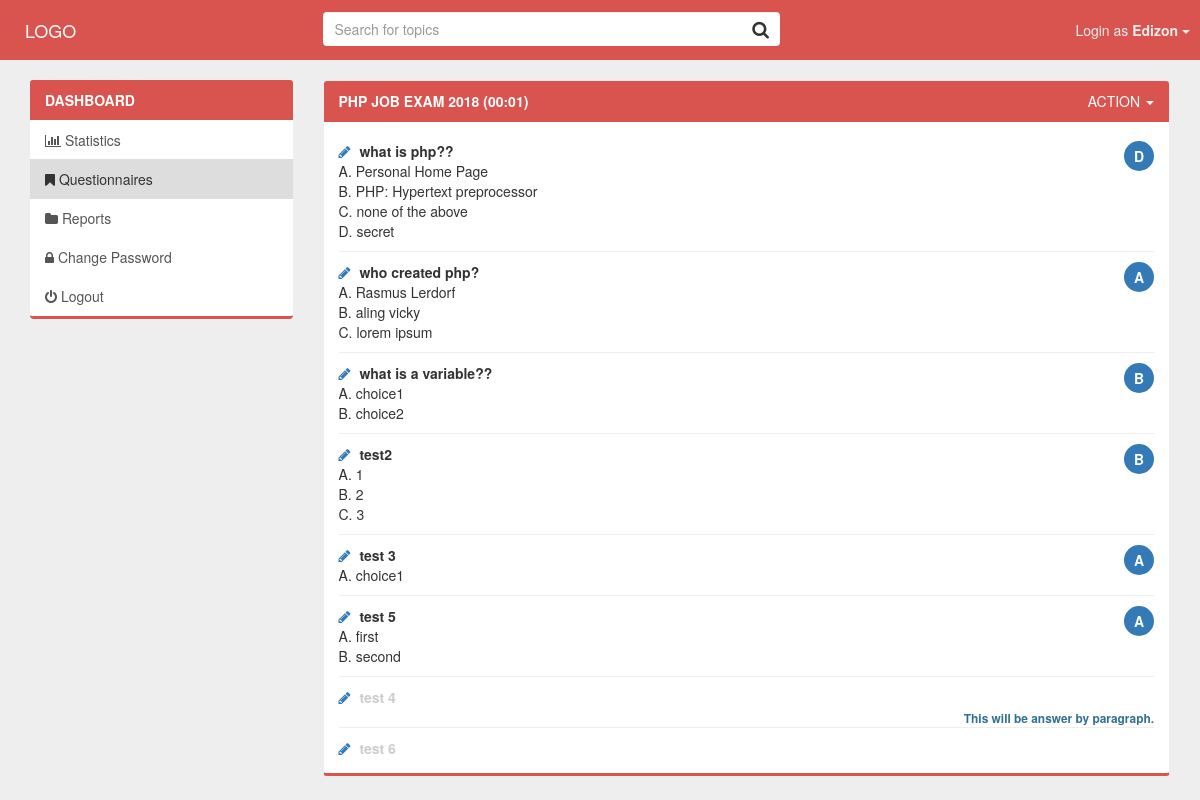
Before: /questions/manage/1 (signed in) with the older database file.
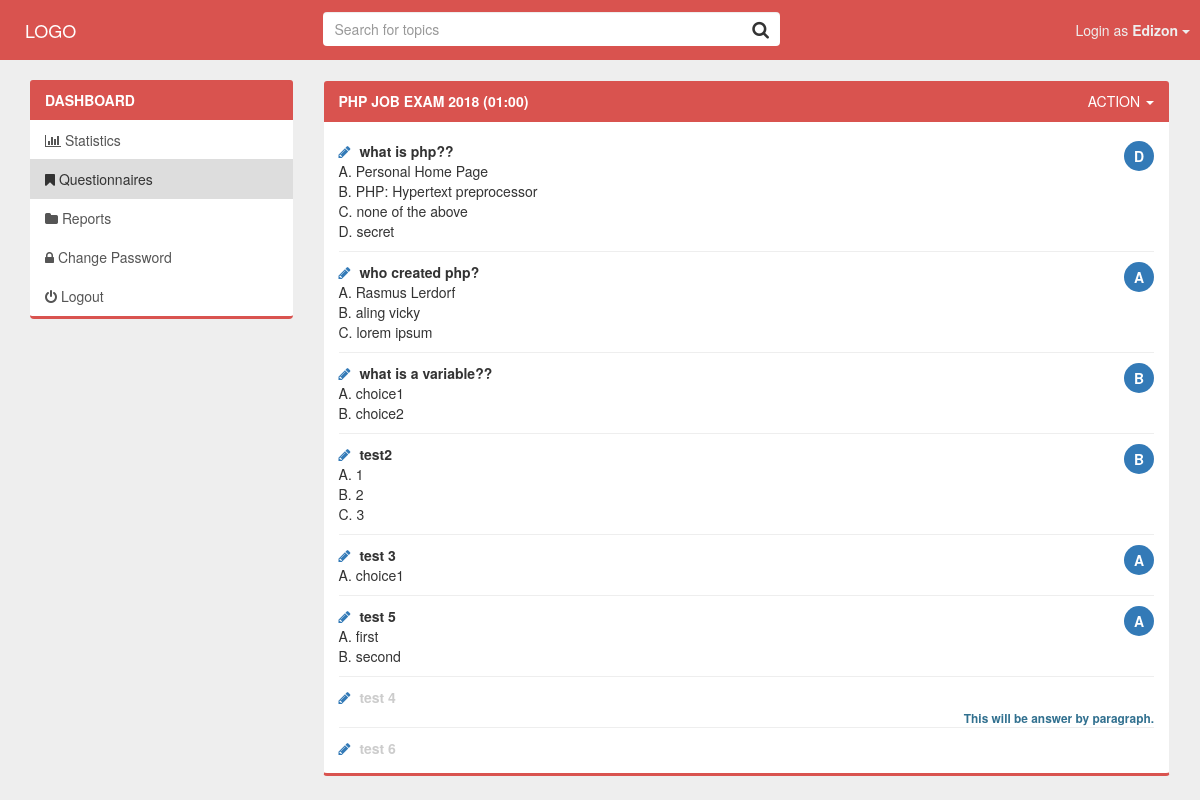
After: the same page with the newer database file.
### tables this page shows
CREATE TABLE `oes_topics` (
  `topic_id` int(11) NOT NULL,
  `topic_title` varchar(100) NOT NULL,
  `topic_slug` varchar(100) NOT NULL,
  `topic_duration` varchar(5) NOT NULL,
  `topic_date_added` timestamp NOT NULL DEFAULT CURRENT_TIMESTAMP ON UPDATE CURRENT_TIMESTAMP,
  `topic_status` int(1) NOT NULL
);

CREATE TABLE `oes_questions` (
  `question_no` int(11) NOT NULL,
  `question_id` int(11) NOT NULL,
  `question_question` text NOT NULL,
  `question_status` int(1) NOT NULL
);

### application/libraries/Template.php (called while the page is built)
<?php if ( ! defined('BASEPATH')) exit('No direct script access allowed');
class Template {
		var $template_data = array();
		function set($name, $value)
		{
			$this->template_data[$name] = $value;
		}
		function load($template = '', $view = '' , $view_data = array(), $return = FALSE)
		{
			$this->CI =& get_instance();
			$this->set('contents', $this->CI->load->view($view, $view_data, TRUE));
			return $this->CI->load->view($template, $this->template_data, $return);
		}
}

### application/controllers/Questions.php (called while the page is built, shortened)
<?php defined('BASEPATH') OR exit('No direct script access allowed');
class Questions extends CI_Controller {
  function manage($id) {
    $results['examiners'] = $this->Users_model->getAllExaminersById($id);
  	$results['questions'] = $this->Questions_model->getQuestionsById($id);
  	$results['topic'] = $this->Questions_model->getTopicById($id);
  	$this->template->set('title', 'Mangage Questionnaires');
		$this->template->load('template', 'manage', $results);
  }
}

### index.php (called while the page is built, shortened)
<?php session_start();
require_once BASEPATH.'core/CodeIgniter.php';

### application/models/Questions_model.php (called while the page is built, shortened)
<?php defined('BASEPATH') OR exit('No direct script access allowed');
class Questions_model extends CI_Model {
  public $topicsTable = "oes_topics";
  public $questionsTable = "oes_questions";
  public $choicesTable = "oes_choices";
  public $answersTable = "oes_answers";
  function getQuestionsById($id) {
    $getQuestionsById = $this->db
      ->query("SELECT DISTINCT t.topic_id AS id,
        t.topic_title AS title,
        t.topic_date_added AS dateAdded,
        t.topic_status AS status,
        q.question_no AS no,
        q.question_question AS questions,
        q.question_status AS qstat,
        c.choice_choice AS choices,
        c.choice_type AS type,
        c.choice_text AS choicesText,
        a.answer_answer AS answer
        FROM $this->topicsTable AS t
        LEFT JOIN $this->questionsTable AS q ON t.topic_id = q.question_id
        LEFT JOIN $this->choicesTable AS c ON q.question_no = c.question_no
        LEFT JOIN $this->answersTable AS a ON c.question_no = a.question_no
        WHERE t.topic_id = $id")
      ->result();
    return $getQuestionsById;
  }
  function getTopicById($id) {
    $getTopicInfoById = $this->db
      ->select('topic_title AS title, topic_status AS status, topic_duration AS duration')
      ->from($this->topicsTable)
      ->where('topic_id', $id)
      ->get()
      ->row();
    return $getTopicInfoById;
  }
}

### application/views/manage.php (the view, shortened to what this page needs)
<?php if($this->session->userdata('userPositionSessId') == 0):  ?>
<div class="panel panel-primary<?php if($topic->status == 0) echo " disable";  ?>" id="topicInfo">
	<div class="panel-heading text-uppercase"><strong><?php echo $topic->title . ' (' . $topic->duration.')'; ?></strong>
	<div class="dropdown pull-right">
	  <a class="dropdown-toggle" type="button" id="dropdownMenu1" data-toggle="dropdown">ACTION <span class="caret"></span></a>
	</div>
</div>
	<div class="panel-body">
		<div class="row">
			<div class="col-md-12">
			</div>
			<div class="col-md-12">
			</div>
			<div class="col-md-12">
			</div>
			<div class="col-md-12">
			</div>
			<div class="col-md-12">
				<?php if($questions[0]->status): ?>
					<?php $columns = array(); ?>
					<?php foreach($questions as $rows): ?>
						<?php if ($rows->questions): ?>
							<?php if (!isset($columns[$rows->questions]) ): ?>
								<p class="hr <?php if($rows->qstat == 0): ?> disabled <?php endif; ?>"><a href="/questions/edit/<?php echo $rows->id ?>/<?php echo $rows->no ?>"><i class="fa fa-pencil"></i> </a><strong><?php echo $rows->questions; ?></strong> <?php if($rows->answer): ?><strong class="pull-right"><?php echo $rows->answer; ?></strong><?php endif; ?></p>
								<?php $columns[$rows->questions] = true; ?>
							<?php endif; ?>
						<?php else: ?>
							<div class="alert alert-warning"><p>No question yet! <a href="#" data-toggle="modal" data-target="#newQuestionModal">Add Question</a></p></div>
						<?php endif; ?>
						<?php if($rows->choices && $rows->choicesText): ?>
							<p class="<?php if($rows->qstat == 0): ?> disabled <?php endif; ?>"><?php echo $rows->choices . '. ' . $rows->choicesText; ?></p>
						<?php else: ?>
							<?php if($rows->type == 3): ?>
								<p class="text-info pull-right"><small><strong>This will be answer by paragraph.</strong></small></p>
							<?php endif; ?>
						<?php endif; ?>
					<?php endforeach; ?>
				<?php else: ?>
					<div class="alert alert-warning"><p>Please enable first to add</p></div>
				<?php endif; ?>
			</div>
		</div>
	</div>
</div>
<?php endif; ?>

### application/views/layouts/header.php (shortened to what this page needs)
<!DOCTYPE html>
<html>
<head>
  <link rel="stylesheet" href="<?php echo base_url().'assets/bootstrap/css/bootstrap.min.css' ?>" />
  <link rel="stylesheet" href="<?php echo base_url().'assets/font-awesome-4.7.0/css/font-awesome.min.css' ?>" />
  <link rel="stylesheet" href="<?php echo base_url().'assets/css/style.css' ?>" />
</head>
<body>
<nav class="navbar navbar-default navbar-fixed-top">
  <div class="container">
    <div class="row">
      <div class="col-md-3">
        <div class="navbar-header">
          <?php if($this->uri->segment(1) != 'users' ): ?>
            <a class="navbar-brand" href="<?php echo base_url(); ?>">LOGO</a>
          <?php endif; ?>
        </div>
      </div>
      <?php if($this->session->userdata('userSessId') && !$this->session->userdata('start') ): ?>
        <form action="/questions/redirect" method="POST">
          <div class="col-md-5 search">
            <input type="text" name="term" autocomplete="off" id="term" class="form-control autocomplete" placeholder="Search for topics" required>
            <button><i class="fa fa-search"></i></button>
          </div>
        </form>
      <?php endif; ?>
      <?php if($this->session->userdata('userSessId') && !$this->session->userdata('start') ): ?>
      <div class="collapse navbar-collapse" id="bs-example-navbar-collapse-1">
        <ul class="nav navbar-nav navbar-right">
          <?php if($this->session->userdata('userSessId') ): ?>
            <li>
              <div class="dropdown">
                <button class="btn btn-link dropdown-toggle" type="button" data-toggle="dropdown">Login as <strong id="loginAs"><?php echo $this->session->userdata('userSessId'); ?></strong>
                <span class="caret"></span></button>
              </div>
            </li>
          <?php endif; ?>
        </ul>
      </div>
    <?php endif; ?>
    </div>
  </div>
</nav>

### application/views/template.php (shortened to what this page needs)
<?php $this->load->view('layouts/header'); ?>
<div class="container">
	<div class="row">
		<?php if($this->session->userdata('userSessId') ): ?>
			<div class="col-md-3">
				<div class="list-group">
					<p class="menu">DASHBOARD</p>
					<?php if($this->session->userdata('userPositionSessId') == 0):  ?>
						<a href="/" class="list-group-item <?php if($this->uri->segment(1) == '' || $this->uri->segment(1) == 'questions' && $this->uri->segment(1) != "questions"): ?>active<?php endif; ?>"><i class="fa fa-bar-chart"></i> Statistics</a>
						<a href="/questions/all" class="list-group-item <?php if($this->uri->segment(2) == 'all' || $this->uri->segment(2) == 'results' || $this->uri->segment(2) == 'manage' || $this->uri->segment(2) == 'edit'): ?>active<?php endif; ?>"><i class="fa fa-bookmark"></i> Questionnaires</a>
					<?php endif; ?>
					<a href="#" class="list-group-item"><i class="fa fa-folder"></i> Reports</a>
					<a href="#" class="list-group-item"><i class="fa fa-lock"></i> Change Password</a>
					<a href="/users/logout" class="list-group-item"><i class="fa fa-power-off"></i> Logout</a>
				</div>
			</div>
		<?php endif; ?>
		<div class="col-md-9">
	    	<div id="contents"><?php echo $contents ?></div>
	  	</div>
	</div>
</div>
<?php $this->load->view('layouts/footer'); ?>

### application/views/layouts/footer.php (shortened to what this page needs)
</body>
</html>

### assets/css/style.css (style rules this page uses)
* { outline: 0; }
body { padding-top: 80px; background: #eee; }
ul { padding-left: 0px; }
ul li { list-style: none; }
.disabled { color: #ccc; }
.navbar-default { background: #d9534f; border-radius: 0; padding: 10px 0; border: 0; }
.panel-primary { border: 1px solid #eee; box-shadow: none; border-bottom: 3px solid #337ab7; }
.navbar-default .btn-link { color: #eee; }
.navbar-default .navbar-nav>li>a, .navbar-brand, .navbar-default .btn-primary, .navbar-default .btn-link { padding: 10px; height: auto; }
.navbar-default .navbar-brand, .navbar-default .navbar-nav > li > a { color: #fff; }
.btn { border: 0 !important; }
p { margin: 0; }
.menu { background: #d9534f; color: #fff; padding: 10px 15px; border-top-left-radius: 3px; border-top-right-radius: 3px; font-weight: bold; }
.list-group .active, .list-group .active:hover { background: #ddd; border: #ddd; color: #333; }
.search { position: relative; top: 2px; }
.list-group-item:last-child { border-bottom: 3px solid #d9534f; }
.search { position: relative; }
.search button { position: absolute; right: 20px; font-size: 18px; top: 3px; border: 0; background: transparent; }
.panel-primary .panel-heading { background: #d9534f; border-color: #d9534f; }
.panel-primary { border-bottom: 3px solid #d9534f; }
#topicInfo strong.pull-right { background: #337ab7; color: #fff; border-radius: 100%; padding: 5px 10px; text-align: center; }
.hr { border-top: 1px solid #eee; padding-top: 10px; margin-top: 10px; clear: both; }
.hr:first-child { border: 0; margin-top: 0; padding-top: 0; }
.list-group-item { border: 0; }
.autocomplete { padding-right: 35px; border: 0; }
#dropdownMenu1 { cursor: pointer; }
#topicInfo { position: relative; }
#topicInfo .dropdown { z-index: 2; }
#topicInfo .fa { margin-right: 5px; }

Changed rows visible on the page:
changed oes_topics "what is php??": topic_duration "00:01" → "01:00"
